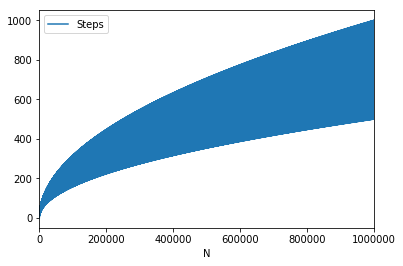

Source code (Python):
import day3 as d
import pandas as pd

a = [x for x in range(1,1000001)]
b =[d.steps(x) for x in range(1,1000001)]
df = pd.DataFrame(a, columns=['N'])
df["Steps"] = b
df.plot(x='N',y='Steps')
